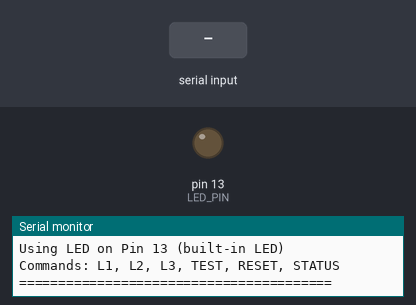
Bench run of a sketch on a simulated Arduino Uno, built with avr-gcc and run on an emulated ATmega328P. On the bench: output pins drawn as LEDs (lit = HIGH), the last lines printed to the serial monitor. Dashed ring = blinking. Inputs (shaded band) come from the test bench.

Above: at 2.4 s.
2.5 s: "L2\n" received over Serial
At 2.69 s:
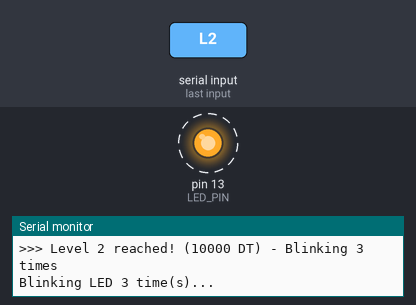
5.5 s: "L3\n" received over Serial
At 8.9 s:
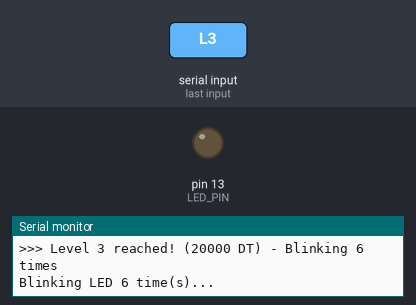
Timing chart, 0 to 10.4 s (numbered marks = the images above; inputs shaded):
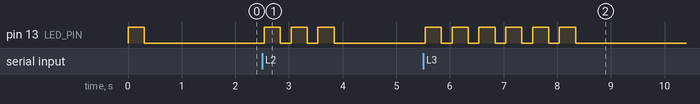

The sketch:

revenue_buzzer.ino
```cpp
 /*
 * Smart Optical Store - Revenue Notification LED
 *
 * This Arduino sketch receives commands from the Qt application
 * and blinks an LED based on daily revenue thresholds:
 * - Level 1 (3000 DT): 1 blink
 * - Level 2 (10000 DT): 3 blinks
 * - Level 3 (20000 DT): 6 blinks
 *
 * Hardware Setup:
 * - LED connected to Pin 13 (positive leg / long leg)
 * - LED short leg connected to GND (through 220 ohm resistor if external LED)
 * - Or just use the built-in LED on Pin 13 (no wiring needed!)
 *
 * Communication Protocol:
 * - Send "L1" for Level 1 (1 blink)
 * - Send "L2" for Level 2 (3 blinks)
 * - Send "L3" for Level 3 (6 blinks)
 * - Send "TEST" to test LED
 */

const int LED_PIN = 13;  // Built-in LED on most Arduino boards

// LED settings
const int BLINK_ON_TIME = 300;    // LED on time in milliseconds
const int BLINK_OFF_TIME = 200;   // LED off time in milliseconds
const int BLINK_PAUSE = 500;      // Pause after all blinks

// Track which levels have been triggered today
int lastTriggeredLevel = 0;

void setup() {
  // Initialize serial communication at 9600 baud
  Serial.begin(9600);

  // Set LED pin as output
  pinMode(LED_PIN, OUTPUT);

  // Turn off LED initially
  digitalWrite(LED_PIN, LOW);

  // Startup indication - one blink
  blinkLED(1);

  Serial.println("========================================");
  Serial.println("Smart Optical Store - Revenue LED Ready!");
  Serial.println("========================================");
  Serial.println("Using LED on Pin 13 (built-in LED)");
  Serial.println("Commands: L1, L2, L3, TEST, RESET, STATUS");
  Serial.println("========================================");
}

void loop() {
  // Check if data is available from serial port
  if (Serial.available() > 0) {
    String command = Serial.readStringUntil('\n');
    command.trim();  // Remove whitespace
    command.toUpperCase();  // Make case-insensitive

    Serial.print("Received command: ");
    Serial.println(command);

    // Process commands
    if (command == "L1" || command == "LEVEL1") {
      // Level 1: Revenue reached 3000 DT - 1 blink
      if (lastTriggeredLevel < 1) {
        Serial.println(">>> Level 1 reached! (3000 DT) - Blinking 1 time");
        blinkLED(1);
        lastTriggeredLevel = 1;
        Serial.println("OK:L1");
      } else {
        Serial.println("Level 1 already triggered today");
        Serial.println("SKIP:L1");
      }
    }
    else if (command == "L2" || command == "LEVEL2") {
      // Level 2: Revenue reached 10000 DT - 3 blinks
      if (lastTriggeredLevel < 2) {
        Serial.println(">>> Level 2 reached! (10000 DT) - Blinking 3 times");
        blinkLED(3);
        lastTriggeredLevel = 2;
        Serial.println("OK:L2");
      } else {
        Serial.println("Level 2 already triggered today");
        Serial.println("SKIP:L2");
      }
    }
    else if (command == "L3" || command == "LEVEL3") {
      // Level 3: Revenue reached 20000 DT - 6 blinks
      if (lastTriggeredLevel < 3) {
        Serial.println(">>> Level 3 reached! (20000 DT) - Blinking 6 times");
        blinkLED(6);
        lastTriggeredLevel = 3;
        Serial.println("OK:L3");
      } else {
        Serial.println("Level 3 already triggered today");
        Serial.println("SKIP:L3");
      }
    }
    else if (command == "TEST") {
      // Test command - blink 2 times
      Serial.println(">>> TEST - Blinking 2 times");
      blinkLED(2);
      Serial.println("OK:TEST");
    }
    else if (command == "RESET") {
      // Reset daily levels (call at start of new day)
      lastTriggeredLevel = 0;
      Serial.println(">>> Levels reset for new day");
      // Quick confirmation blink
      blinkLED(1);
      Serial.println("OK:RESET");
    }
    else if (command == "STATUS") {
      // Report current status
      Serial.print("Current level: ");
      Serial.println(lastTriggeredLevel);
      Serial.println("OK:STATUS");
    }
    else if (command == "ON") {
      // Turn LED on (for testing)
      digitalWrite(LED_PIN, HIGH);
      Serial.println("LED ON");
      Serial.println("OK:ON");
    }
    else if (command == "OFF") {
      // Turn LED off (for testing)
      digitalWrite(LED_PIN, LOW);
      Serial.println("LED OFF");
      Serial.println("OK:OFF");
    }
    else {
      Serial.print("Unknown command: ");
      Serial.println(command);
      Serial.println("ERR:UNKNOWN");
    }
  }
}

// Blink LED specified number of times
void blinkLED(int count) {
  Serial.print("Blinking LED ");
  Serial.print(count);
  Serial.println(" time(s)...");

  for (int i = 0; i < count; i++) {
    digitalWrite(LED_PIN, HIGH);   // LED ON
    delay(BLINK_ON_TIME);
    digitalWrite(LED_PIN, LOW);    // LED OFF
    delay(BLINK_OFF_TIME);
  }

  // Small pause after blinking sequence
  delay(BLINK_PAUSE);

  Serial.println("Blink sequence complete!");
}
```

Measured:
- after the input at 2.5 s, pin 13 (LED_PIN): alternates HIGH for 0.30 s and LOW for 0.20 s, 6 changes in all, then stays LOW, starting at once
- after the input at 5.5 s, pin 13 (LED_PIN): alternates HIGH for 0.30 s and LOW for 0.20 s, 12 changes in all, then stays LOW, starting at once
